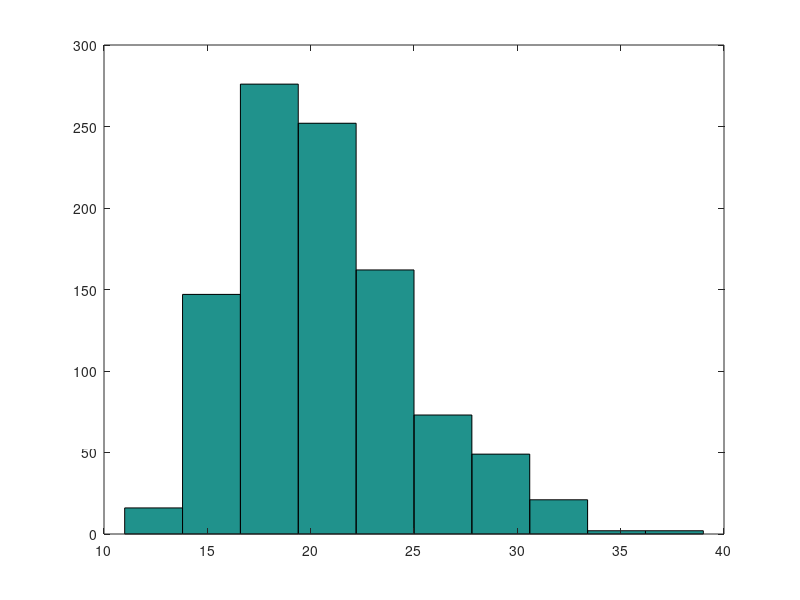

The MATLAB script that drew this image:
% Parameter declaration 
K=11; % number of packets 
P=0.47; % probability of packet damage 
n=1000; % number of simulations 
% Main loop 
data = ones(1,n); % a place to store the results 
for k=1:n, 
transmissions=0; % transmission count 
packetsThrough=0; % number of packets that have made it across 
while packetsThrough < K, 
 r=rand; 
 transmissions = transmissions + 1; 
 while r < P, 
 r=rand; 
 transmissions = transmissions + 1; 
 end 
 packetsThrough = packetsThrough + 1; 
end 
data(k)=transmissions; 
end 
% show the results 
mean(data) 
hist(data) 
% Done
